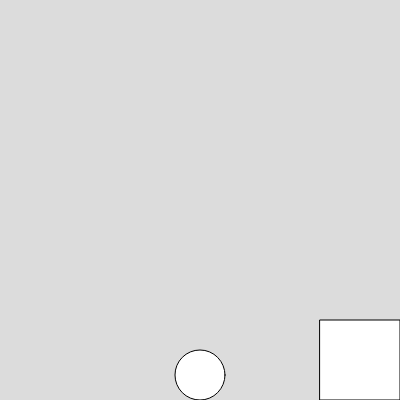
Frame 1 (no input)
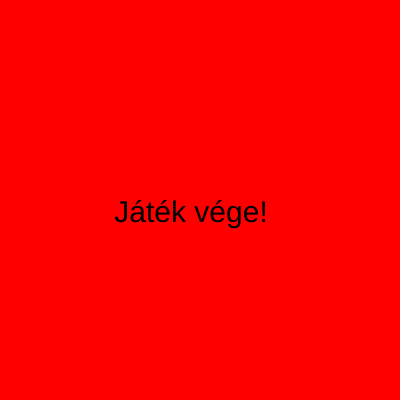
Frame 60 (no input)
Frame 120 (the mouse pressed at the canvas centre since frame 60): identical to frame 60, image omitted

The p5.js sketch that drew these frames (run headless with seeded random() and noise() and a simulated clock; from frame 60 on, the mouse is pressed at the canvas centre):

// p5.js sketch
// ── sketch.js
let korX, korY;
let sugar = 50;
let eredetiY;
let ugrik = false;
let ugrasiMagassag = 100;
let hossz = 400;
let akdX = hossz - hossz / 5;
let akdY = hossz - hossz / 5;
let akd = hossz / 5;
let v = 3;
let jatekVege = false;
let akadaly= new Akadaly (hossz-hossz/5,hossz-hossz/5,hossz/5, 3)
let akadaly2= new Akadaly (hossz-2*hossz/5,hossz-hossz/5,hossz/5, 6)

function setup() {
  createCanvas(hossz, hossz);
  korX = width / 2;
  korY = height - sugar / 2;
  eredetiY = korY;
}

function draw() {
  akadaly.rajzol();
  akadaly.mozgat();
  akadaly2.rajzol();
  akadaly2.mozgat();

  if (jatekVege) {
    background("red");
    textSize(30);
    fill("black");
    text("Játék vége!", width / 3.5, height / 1.8);
    return;
  }

  background(220);
  rect(akdX, akdY, akd, akd);
  akdX -= v;

  circle(korX, korY, sugar);

  if (ugrik) {
    korY -= 5;
    if (korY <= eredetiY - ugrasiMagassag) {
      ugrik = false;
    }
  } else if (korY < eredetiY) {
    korY += 5;
  }

  utkozes();
}

function mousePressed() {
  if (korY >= eredetiY) {
    ugrik = true;
  }
}

function utkozes() {
  let bal = korX - sugar / 2;
  let jobb = korX + sugar / 2;
  let felso = korY - sugar / 2;
  let also = korY + sugar / 2;

  let akadalyBal = akdX;
  let akadalyJobb = akdX + akd;
  let akadalyFelso = akdY;
  let akadalyAlso = akdY + akd;

  if (
    jobb > akadalyBal &&
    bal < akadalyJobb &&
    also > akadalyFelso &&
    felso < akadalyAlso
  ) {
    if (also <= akadalyFelso + 5) {
      eredetiY = akadalyFelso - sugar / 2;
    } else {
      jatekVege = true;
    }
  } else {
    eredetiY = height - sugar / 2;
  }
}

// ── Akadalyok.js
// Akadály osztály
class Akadaly {
  constructor(akdX, akdY, akd, v) {
    this.akdX = akdX;
    this.akdY = akdY;
    this.akd = akd;
    this.v = v;
  }

  rajzol() {
    rect(this.akdX, this.akdY, this.akd, this.akd);
  }

  mozgat() {
    this.akdX -= this.v;
  }
}
